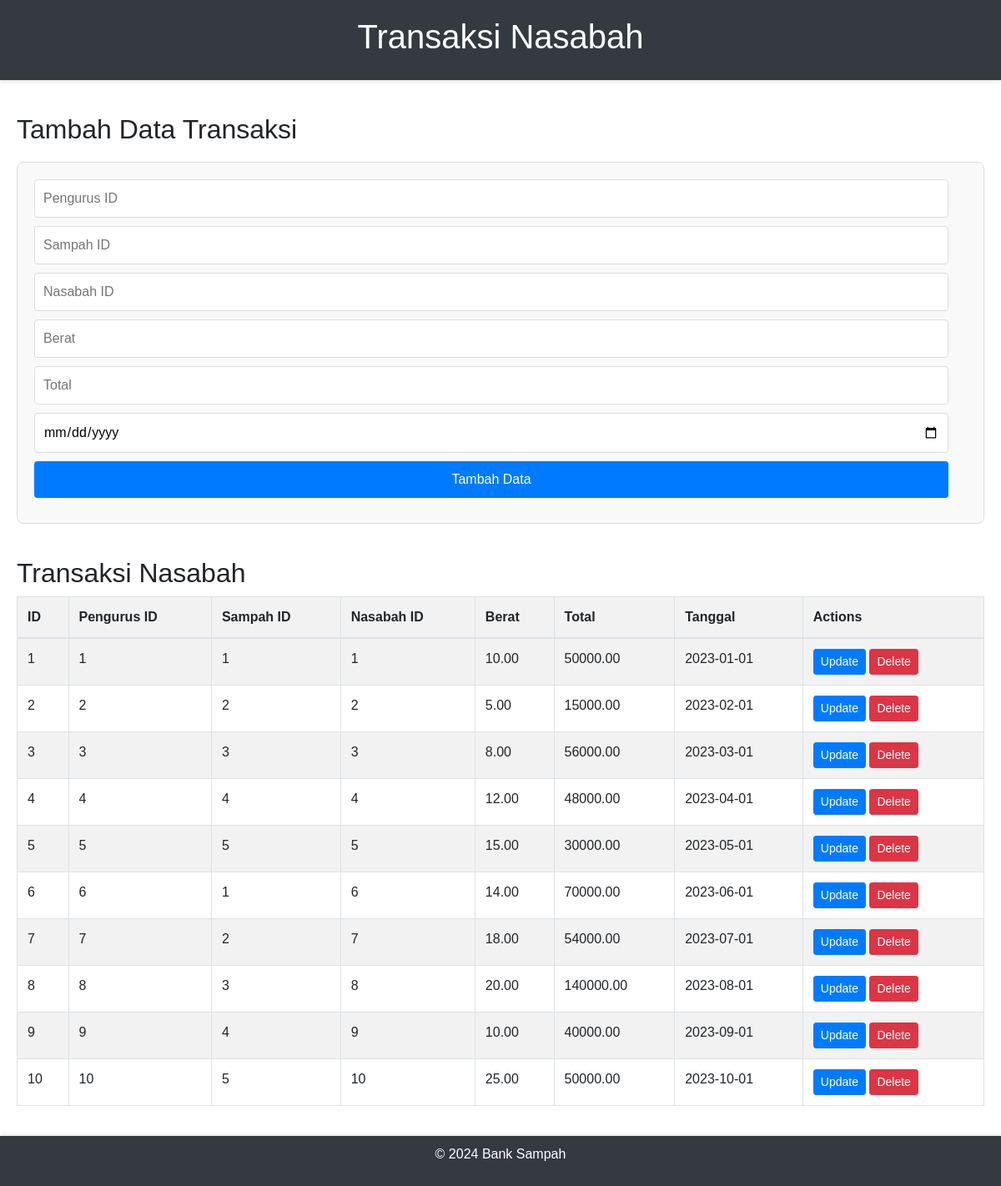
/Petugas_Transaksi/tnasabah/transaksi_n.php, run on the app's committed database.
### tables this page shows
CREATE TABLE `transaksi_nasabah` (
  `id` int(11) NOT NULL,
  `pengurus_id` int(11) DEFAULT NULL,
  `sampah_id` int(11) DEFAULT NULL,
  `nasabah_id` int(11) DEFAULT NULL,
  `berat` decimal(10,2) NOT NULL,
  `total` decimal(10,2) NOT NULL,
  `ditabung` tinyint(1) NOT NULL,
  `tanggal` date NOT NULL
);

### Petugas_Transaksi/tnasabah/transaksi_n.php (the view, shortened to what this page needs)
<?php
$servername = "localhost";
$username = "root";
$password = "";
$dbname = "bank_sampah";
$conn = new mysqli($servername, $username, $password, $dbname);
$sql = "SELECT id, pengurus_id, sampah_id, nasabah_id, berat, total, tanggal FROM transaksi_nasabah";
$result = $conn->query($sql);
?>
<!DOCTYPE html>
<html lang="en">
<head>
    <link rel="stylesheet" href="https://maxcdn.bootstrapcdn.com/bootstrap/4.5.2/css/bootstrap.min.css">
</head>
<body>
    <header>
        <h1>Transaksi Nasabah</h1>
    </header>
    <main>
        <section>
            <h2>Tambah Data Transaksi</h2>
            <form action="create.php" method="POST">
                <input type="text" name="pengurus_id" placeholder="Pengurus ID" required>
                <input type="text" name="sampah_id" placeholder="Sampah ID" required>
                <input type="text" name="nasabah_id" placeholder="Nasabah ID" required>
                <input type="text" name="berat" placeholder="Berat" required>
                <input type="text" name="total" placeholder="Total" required>
                <input type="date" name="tanggal" placeholder="Tanggal" required>
                <button type="submit">Tambah Data</button>
            </form>
        </section>
        <section>
            <h2>Transaksi Nasabah</h2>
            <table class="table table-bordered table-striped">
                <thead>
                    <tr>
                        <th>ID</th>
                        <th>Pengurus ID</th>
                        <th>Sampah ID</th>
                        <th>Nasabah ID</th>
                        <th>Berat</th>
                        <th>Total</th>
                        <th>Tanggal</th>
                        <th>Actions</th>
                    </tr>
                </thead>
                <tbody>
                    <?php
                    if ($result->num_rows > 0) {
                        while($row = $result->fetch_assoc()) {
                            echo "<tr>
                                    <td>{$row['id']}</td>
                                    <td>{$row['pengurus_id']}</td>
                                    <td>{$row['sampah_id']}</td>
                                    <td>{$row['nasabah_id']}</td>
                                    <td>{$row['berat']}</td>
                                    <td>{$row['total']}</td>
                                    <td>{$row['tanggal']}</td>
                                    <td>
                                        <a href='update.php?id={$row['id']}' class='btn btn-primary btn-sm'>Update</a>
                                        <a href='delete.php?id={$row['id']}' class='btn btn-danger btn-sm'>Delete</a>
                                    </td>
                                </tr>";
                        }
                    } else {
                        echo "<tr><td colspan='8'>No data found</td></tr>";
                    }
                    ?>
                </tbody>
            </table>
        </section>
    </main>
    <footer>
        <p>&copy; 2024 Bank Sampah</p>
    </footer>
</body>
</html>

### Petugas_Transaksi/tnasabah/transaksi_n.php (style rules this page uses)
body { font-family: Arial, sans-serif; margin: 0; padding: 0; display: flex; flex-direction: column; min-height: 100vh; }
header { width: 100%; background-color: #343a3f; color: white; padding: 20px 0; text-align: center; box-shadow: 0 2px 4px rgba(0, 0, 0, 0.1); }
main { flex: 1; width: 100%; max-width: 1200px; margin: 0 auto; padding: 20px; box-sizing: border-box; padding-bottom: 60px; }
section { margin: 20px 0; width: 100%; overflow-x: auto; }
table { width: 100%; border-collapse: collapse; margin: auto; }
th, td { padding: 10px; text-align: left; border: 1px solid #ddd; }
th { background-color: #f2f2f2; }
footer { width: 100%; background-color: #343a3f; color: white; text-align: center; padding: 10px 0; position: fixed; bottom: 0; left: 0; box-shadow: 0 -2px 4px rgba(0, 0, 0, 0.1); }
form { margin: 20px 0; padding: 20px; border: 1px solid #ddd; border-radius: 8px; background-color: #f9f9f9; }
form input, form button { margin-bottom: 10px; padding: 10px; border: 1px solid #ddd; border-radius: 4px; width: calc(100% - 22px); }
form button { background-color: #007bff; color: white; border: none; cursor: pointer; }

### data on the page
transaksi_nasabah: id "1", pengurus "1", sampah "1", nasabah "1", berat "10.00", total "50000.00", tanggal "2023-01-01"
transaksi_nasabah: id "2", pengurus "2", sampah "2", nasabah "2", berat "5.00", total "15000.00", tanggal "2023-02-01"
transaksi_nasabah: id "3", pengurus "3", sampah "3", nasabah "3", berat "8.00", total "56000.00", tanggal "2023-03-01"
transaksi_nasabah: id "4", pengurus "4", sampah "4", nasabah "4", berat "12.00", total "48000.00", tanggal "2023-04-01"
transaksi_nasabah: id "5", pengurus "5", sampah "5", nasabah "5", berat "15.00", total "30000.00", tanggal "2023-05-01"
transaksi_nasabah: id "6", pengurus "6", sampah "1", nasabah "6", berat "14.00", total "70000.00", tanggal "2023-06-01"
transaksi_nasabah: id "7", pengurus "7", sampah "2", nasabah "7", berat "18.00", total "54000.00", tanggal "2023-07-01"
transaksi_nasabah: id "8", pengurus "8", sampah "3", nasabah "8", berat "20.00", total "140000.00", tanggal "2023-08-01"
transaksi_nasabah: id "9", pengurus "9", sampah "4", nasabah "9", berat "10.00", total "40000.00", tanggal "2023-09-01"
transaksi_nasabah: id "10", pengurus "10", sampah "5", nasabah "10", berat "25.00", total "50000.00", tanggal "2023-10-01"
